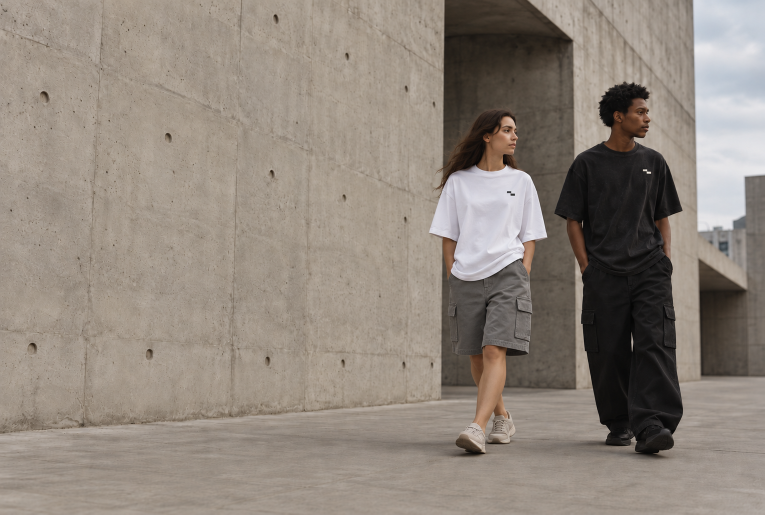
#> input picture catalog/campaign-branded.png, 1529 x 1029 px (shown at 1/2 size)
$ python prepare-campaign-photo.py
#> lines starting #> are read from the running program, lines starting #| are printed output that depends on the picture
"""Create responsive delivery files from the imagegen-edited campaign original."""
from pathlib import Path
import re,sys
root=Path(__file__).resolve().parents[1]
sys.path.insert(0,str(root/'tooling/python'))
from PIL import Image
with Image.open(root/'catalog/campaign-branded.png') as source:
#> source is the input picture: PIL image 1529x1029 RGB; mean R, G, B 143.9, 134, 124.3
    image=source.convert('RGB');width,height=image.size
#> after `width, height = image.size`: width = 1529; height = 1029
    image.save(root/'theme/assets/sideform-campaign-branded.jpg',quality=89,optimize=True,progressive=True)
    small=image.copy();small.thumbnail((750,750),Image.Resampling.LANCZOS)
#> after `small.thumbnail((750, 750), Image.Resampling.LANCZOS)`:
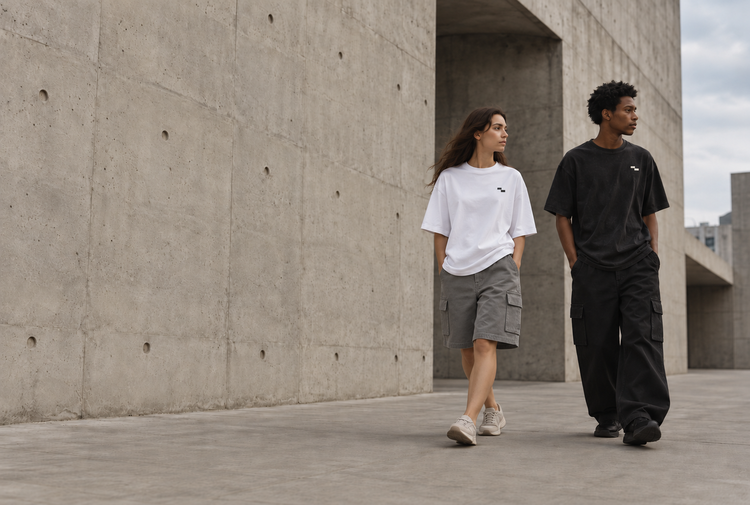
#> small: PIL image 750x505 RGB; mean R, G, B 143.9, 134, 124.3
    small.save(root/'theme/assets/sideform-campaign-branded-750.jpg',quality=87,optimize=True,progressive=True)
    small_width=small.width
#> small_width = 750
path=root/'theme/sections/sf-campaign.liquid'
#> (the run stopped early here; a loop or call above may not have finished)

$ run again, with catalog/cargo-editorial-black.png copied over catalog/campaign-branded.png
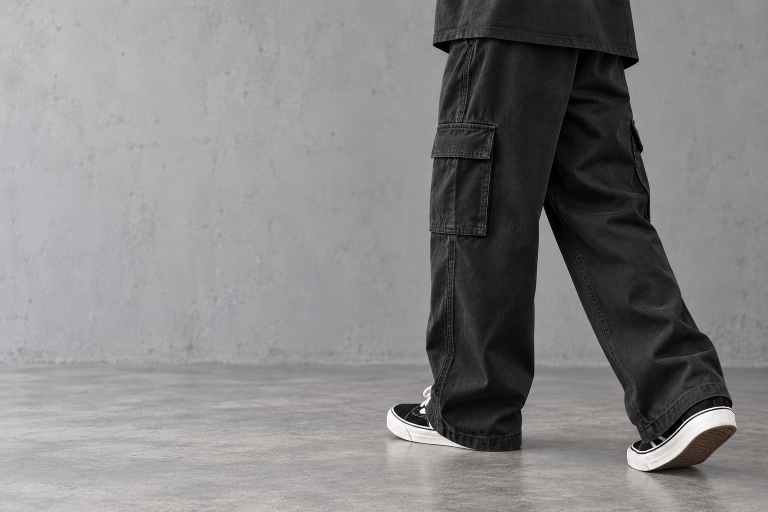
#> input picture catalog/cargo-editorial-black.png, 1536 x 1024 px (shown at 1/2 size)
#> source is the input picture: PIL image 1536x1024 RGB; mean R, G, B 133.2, 131.7, 132.6
#> `small.thumbnail((750, 750), Image.Resampling.LANCZOS)`:
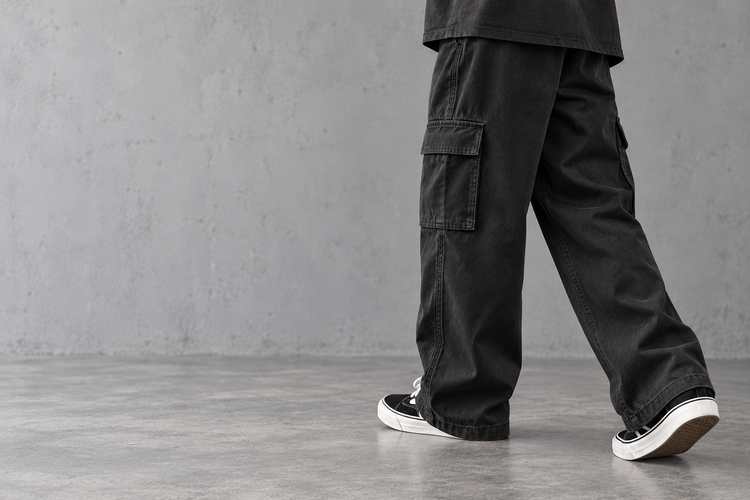
#> small: PIL image 750x500 RGB; mean R, G, B 133.2, 131.7, 132.6
